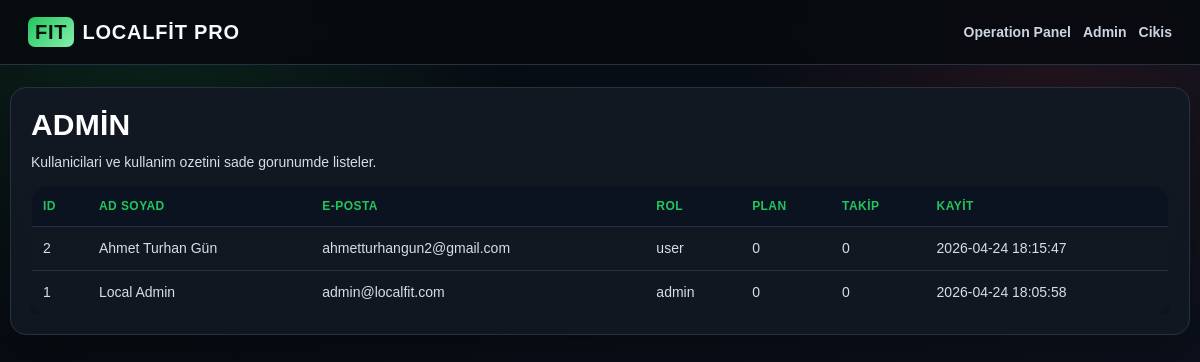
The page /admin (signed in) on the database its author committed.
### tables this page shows
CREATE TABLE users (
            id INTEGER PRIMARY KEY AUTOINCREMENT,
            full_name TEXT NOT NULL,
            email TEXT NOT NULL UNIQUE,
            password_hash TEXT NOT NULL,
            role TEXT NOT NULL DEFAULT 'user',
            created_at TEXT NOT NULL
        );

### app.py (the view)
@app.route("/admin")
@login_required
@admin_required
def admin_panel():
    db = get_db()
    users = db.execute(
        """
        SELECT u.id, u.full_name, u.email, u.role, u.created_at,
               (SELECT COUNT(*) FROM plans p WHERE p.user_id = u.id) AS plan_count,
               (SELECT COUNT(*) FROM progress_logs pr WHERE pr.user_id = u.id) AS progress_count
        FROM users u
        ORDER BY u.id DESC
        """
    ).fetchall()
    return render_template("admin.html", users=users)

### app.py (called while the page is built)
def get_db() -> sqlite3.Connection:
    if "db" not in g:
        DB_PATH.parent.mkdir(parents=True, exist_ok=True)
        g.db = sqlite3.connect(DB_PATH)
        g.db.row_factory = sqlite3.Row
    return g.db

def login_required(view_func):
    @wraps(view_func)
    def wrapped(*args, **kwargs):
        if "user_id" not in session:
            flash("Bu sayfayi goruntulemek icin giris yapmalisin.", "warning")
            return redirect(url_for("login"))
        return view_func(*args, **kwargs)
    return wrapped

def admin_required(view_func):
    @wraps(view_func)
    def wrapped(*args, **kwargs):
        if session.get("role") != "admin":
            flash("Bu alan sadece admin icindir.", "danger")
            return redirect(url_for("dashboard"))
        return view_func(*args, **kwargs)
    return wrapped

def get_current_user():
    user_id = session.get("user_id")
    if not user_id:
        return None
    return get_db().execute("SELECT * FROM users WHERE id = ?", (user_id,)).fetchone()

@app.context_processor
def inject_globals():
    return {"current_user": get_current_user()}

### templates/admin.html (shortened to what this page needs)
{% extends 'base.html' %}
{% block content %}
<section class="card">
    <h1>Admin</h1>
    <p>Kullanicilari ve kullanim ozetini sade gorunumde listeler.</p>
    <div class="table-wrap">
        <table>
            <thead>
                <tr>
                    <th>ID</th>
                    <th>Ad Soyad</th>
                    <th>E-posta</th>
                    <th>Rol</th>
                    <th>Plan</th>
                    <th>Takip</th>
                    <th>Kayit</th>
                </tr>
            </thead>
            <tbody>
                {% for user in users %}
                    <tr>
                        <td>{{ user.id }}</td>
                        <td>{{ user.full_name }}</td>
                        <td>{{ user.email }}</td>
                        <td>{{ user.role }}</td>
                        <td>{{ user.plan_count }}</td>
                        <td>{{ user.progress_count }}</td>
                        <td>{{ user.created_at }}</td>
                    </tr>
                {% endfor %}
            </tbody>
        </table>
    </div>
</section>
{% endblock %}

### templates/base.html (shortened to what this page needs)
<!DOCTYPE html>
<html lang="tr">
<head>
    <link rel="stylesheet" href="{{ url_for('static', filename='style.css') }}">
</head>
<body>
    <header class="site-header">
        <div class="container nav-wrap">
            <a class="brand" href="{{ url_for('dashboard') if session.get('user_id') else url_for('home') }}">LocalFit Pro</a>
            <nav>
                {% if session.get('user_id') %}
                    <a href="{{ url_for('dashboard') }}">Operation Panel</a>
                    {% if session.get('role') == 'admin' %}
                        <a href="{{ url_for('admin_panel') }}">Admin</a>
                    {% endif %}
                    <a href="{{ url_for('logout') }}">Cikis</a>
                {% else %}
                    <a href="{{ url_for('login') }}">Giris</a>
                    <a href="{{ url_for('register') }}" class="btn small">Kayit</a>
                {% endif %}
            </nav>
        </div>
    </header>
    <main class="container page-space">
        {% block content %}{% endblock %}
    </main>
</body>
</html>

### static/style.css (style rules this page uses)
:root { --bg: #070a0f; --bg2: #0d1320; --panel: #121822; --panel2: #171f2d; --border: #263244; --text: #f8fafc; --muted: #94a3b8; --primary: #22c55e; --primary2: #16a34a; --danger: #ef4444; --soft: #0f172a; --input: #0b1220; }
* { box-sizing: border-box; }
body { margin: 0; font-family: Arial, Helvetica, sans-serif; background: radial-gradient(circle at 12% 0%, rgba(34,197,94,0.14), transparent 28%), radial-gradient(circle at 88% 8%, rgba(239,68,68,0.10), transparent 24%), linear-gradient(135deg, var(--bg), var(--bg2)); color: var(--text); font-size: 14px; line-height: 1.45; min-height: 100vh; }
a { text-decoration: none; color: var(--primary); }
.container { max-width: 1180px; margin: 0 auto; padding: 0 18px; }
.site-header { background: rgba(7, 10, 15, 0.92); border-bottom: 1px solid var(--border); position: sticky; top: 0; z-index: 10; backdrop-filter: blur(10px); }
.nav-wrap { min-height: 64px; display: flex; justify-content: space-between; align-items: center; gap: 16px; flex-wrap: wrap; }
.brand { font-size: 20px; font-weight: 900; letter-spacing: 0.8px; color: var(--text); text-transform: uppercase; }
.brand::before { content: "FIT"; color: #07100a; background: linear-gradient(135deg, var(--primary), #86efac); padding: 4px 7px; border-radius: 7px; margin-right: 8px; font-weight: 900; }
nav { display: flex; gap: 12px; align-items: center; flex-wrap: wrap; }
nav a { color: #cbd5e1; font-weight: 700; }
.page-space { padding: 22px 0 36px; }
.card, .mini-card, .stat-card, .list-item, .alt-block, .workout-card, .notice-box, form, table { background: linear-gradient(180deg, var(--panel), #101720); border: 1px solid var(--border); border-radius: 16px; box-shadow: 0 18px 45px rgba(0, 0, 0, 0.30); }
.card { padding: 20px; margin-bottom: 18px; }
h1, h2, h3, p { margin-top: 0; }
h1, h2, h3 { color: #ffffff; letter-spacing: 0.2px; }
h1 { font-size: 30px; line-height: 1.12; margin-bottom: 10px; font-weight: 900; text-transform: uppercase; }
p, label, td, th, li { color: #d7dde7; }
.table-wrap { overflow-x: auto; }
table { width: 100%; border-collapse: collapse; overflow: hidden; }
th, td { border-bottom: 1px solid var(--border); padding: 11px; text-align: left; vertical-align: top; }
th { background: #0b1220; color: var(--primary); text-transform: uppercase; font-size: 12px; letter-spacing: 0.45px; }

### rows shown on the page
users: id "2", full_name "Ahmet Turhan Gün", email "ahmetturhangun2@gmail.com", role "user", plan_count "0", progress_count "0", created_at "2026-04-24 18:15:47"
users: id "1", full_name "Local Admin", email "admin@localfit.com", role "admin", plan_count "0", progress_count "0", created_at "2026-04-24 18:05:58"
